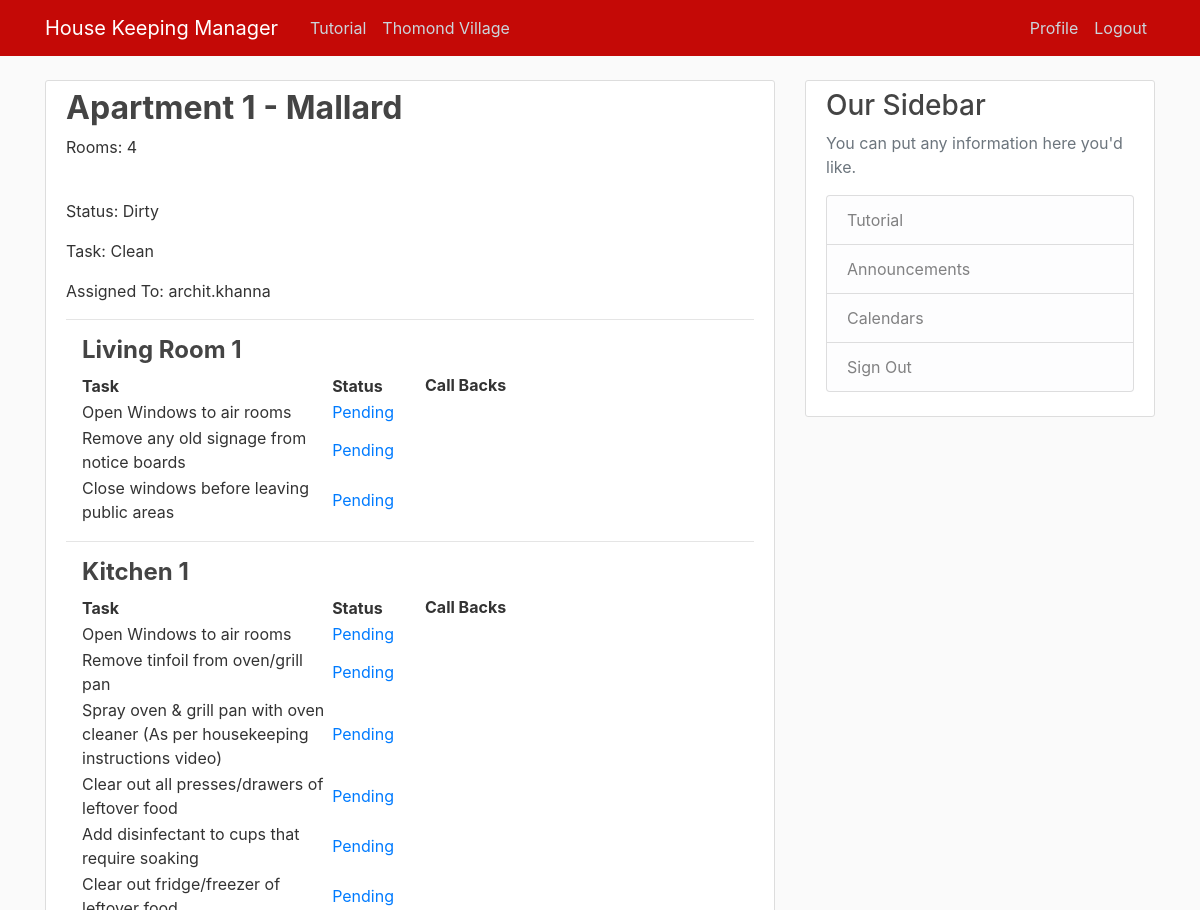
Before: /apartment/22/ (signed in, upper part) with the older database file.
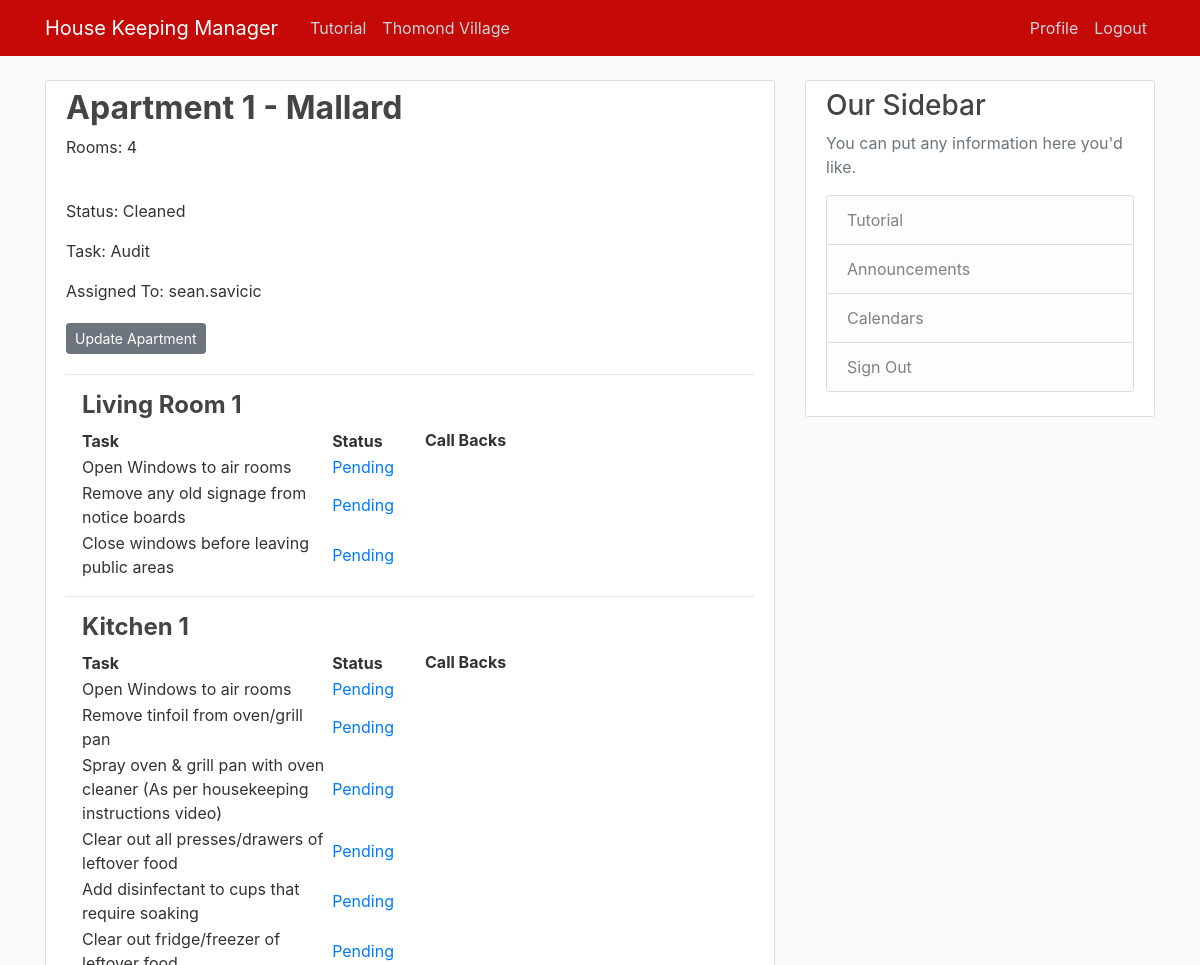
After: the same page with the newer database file.
### HKmanager/models.py (models this page shows, shortened)
class apartment(models.Model):
    number = models.IntegerField(unique=True, null=False, blank=False)
    rooms = models.ForeignKey(numberOfRooms, on_delete=models.DO_NOTHING, null=False, blank=False, default=0)
    block = models.ForeignKey(block, on_delete=models.DO_NOTHING, null=False, blank=False)
    status = models.ForeignKey(status, on_delete=models.DO_NOTHING, null=False, blank=False)
    task = models.ForeignKey(task, on_delete=models.DO_NOTHING, null=False, blank=False)
    assignee = models.ForeignKey(User, on_delete=models.DO_NOTHING)
    def __str__(self):
        return str(self.number)

class status(models.Model):
    name = models.CharField(max_length=50, null=False, blank=False)
    def __str__(self):
        return self.name

class task(models.Model):
    name = models.CharField(max_length=50, null=False, blank=False)
    def __str__(self):
        return self.name

class block(models.Model):
    name = models.CharField(max_length=50, null=False, blank=False)
    def __str__(self):
        return self.name

class numberOfRooms(models.Model):
    capacity = models.IntegerField(unique=True, null=False, blank=False)
    def __str__(self):
        return str(self.capacity)

class livingRoom(models.Model):
    apartment = models.OneToOneField(apartment, on_delete=models.CASCADE)

class kitchen(models.Model):
    apartment = models.OneToOneField(apartment, on_delete=models.CASCADE)

### HKmanager/views.py (the view)
# urls.py: path('apartment/<int:pk>/', ApartmentDetailView.as_view(), name='hk-Apartment'),
class ApartmentDetailView(LoginRequiredMixin, DetailView):
    model = apartment
    def get_context_data(self, *args, **kwargs):
        context = super(ApartmentDetailView, self).get_context_data(*args, **kwargs)
        bedrooms = bedroom.objects.filter(apartment=self.object.pk)
        ensuites = ensuite.objects.filter(apartment=self.object.pk)
        context["bedrooms"] = bedrooms
        context["livingRoomCheckList"] = livingRoomCheckList.objects.all().filter(livingroom=self.object.livingroom)
        context["kitchenCheckList"] = kitchenCheckList.objects.all().filter(kitchen=self.object.kitchen)
        context["corridorCheckList"] = corridorCheckList.objects.all().filter(corridor=self.object.corridor)
        allRoomsCheckList = []
        allEnsuitesCheckList = []
        for room in bedrooms:
            allRoomsCheckList+= bedroomCheckList.objects.all().filter(bedroom=room)
        for ens in ensuites:
            allEnsuitesCheckList+= ensuiteCheckList.objects.all().filter(ensuite=ens)
        context["bedroomCheckList"] = allRoomsCheckList
        context["ensuiteCheckList"] = allEnsuitesCheckList
        return context

### HKmanager/models.py (called while the page is built)
    def __str__(self):
        return str(self.description)

    def __str__(self):
        return str(self.description)

    def __str__(self):
        return str(self.description)

    def __str__(self):
        return str(self.description)

    def __str__(self):
        return str(self.description)

### HKmanager/templates/HKmanager/apartment_detail.html (shortened to what this page needs)
{% extends "HKmanager/base.html" %}
{% block content %}
  <article class="media content-section">
    <div class="media-body">
      <h2 class="article-title">Apartment {{ object.number }} - {{ object.block }}</h2>
      <p class="article-content">Rooms: {{ object.rooms }}</p>
      <br>
      <p class="article-content">Status: {{ object.status }}</p>
      <p class="article-content">Task: {{ object.task }}</p>
      <p class="article-content">Assigned To: {{ object.assignee }}</p>
      {% if object.assignee == user or user.is_superuser %}
        <a class="btn btn-secondary btn-sm mt-1 mb-1" href="{% url 'hk-apt-update' object.id %}">Update Apartment</a>
      {% endif %}
      <hr>
      <h4 class="article-title ml-3">Living Room {{ object.livingroom.apartment }}</h4>
      <div class="container">
        <div class="row">
          <div class="col-sm-6">
            <table>
              <tr>
                <th>Task</th>
                <th>Status</th>
              </tr>
              {% for task in livingRoomCheckList %}
                <tr>
                  <td>{{ task.task }}</td>
                  {% if task.checked %}
                    <td>
                      <center>
                        <a href="{% url 'task-undo' object.id task.id 1 %}">
                          Completed
                        </a>
                      </center>
                    </td>
                  {% else %}
                    <td>
                      <center>
                        <a href="{% url 'task-complete' object.id task.id 1 %}">
                          Pending
                        </a>
                      </center>
                    </td>
                  {% endif %}
                </tr>
              {% endfor %}
            </table>
          </div>
          <div class="col-sm-6">
            <p><b>Call Backs</b></p>
          </div>
        </div>
      </div>
      <hr>
      <h4 class="article-title ml-3">Kitchen {{ object.kitchen.apartment }}</h4>
      <div class="container">
        <div class="row">
          <div class="col-sm-6">
            <table>
              <tr>
                <th>Task</th>
                <th>Status</th>
              </tr>
              {% for task in kitchenCheckList %}
                <tr>
                  <td>{{ task.task }}</td>
                  {% if task.checked %}
                    <td>
                      <center>
                        <a href="{% url 'task-undo' object.id task.id 2 %}">
                          Completed
                        </a>
                      </center>
                    </td>
                  {% else %}
                    <td>
                      <center>
                        <a href="{% url 'task-complete' object.id task.id 2 %}">
                          Pending
                        </a>
                      </center>
                    </td>
                  {% endif %}
                </tr>
              {% endfor %}
            </table>
          </div>
          <div class="col-sm-6">
            <p><b>Call Backs</b></p>
          </div>
        </div>
      </div>
      {% for bedroom in bedrooms %}
        <br>
        <br>
      {% endfor %}
    </div>
  </article>
{% endblock content %}

Changed rows visible on the page:
changed apartment "Mallard": status "Dirty" → "Cleaned"; task "Clean" → "Audit"; assignee "archit.khanna" → "sean.savicic"; assignee_id 1 → 2 (drawn)
Other visible differences:
text now shown: "Update Apartment"
